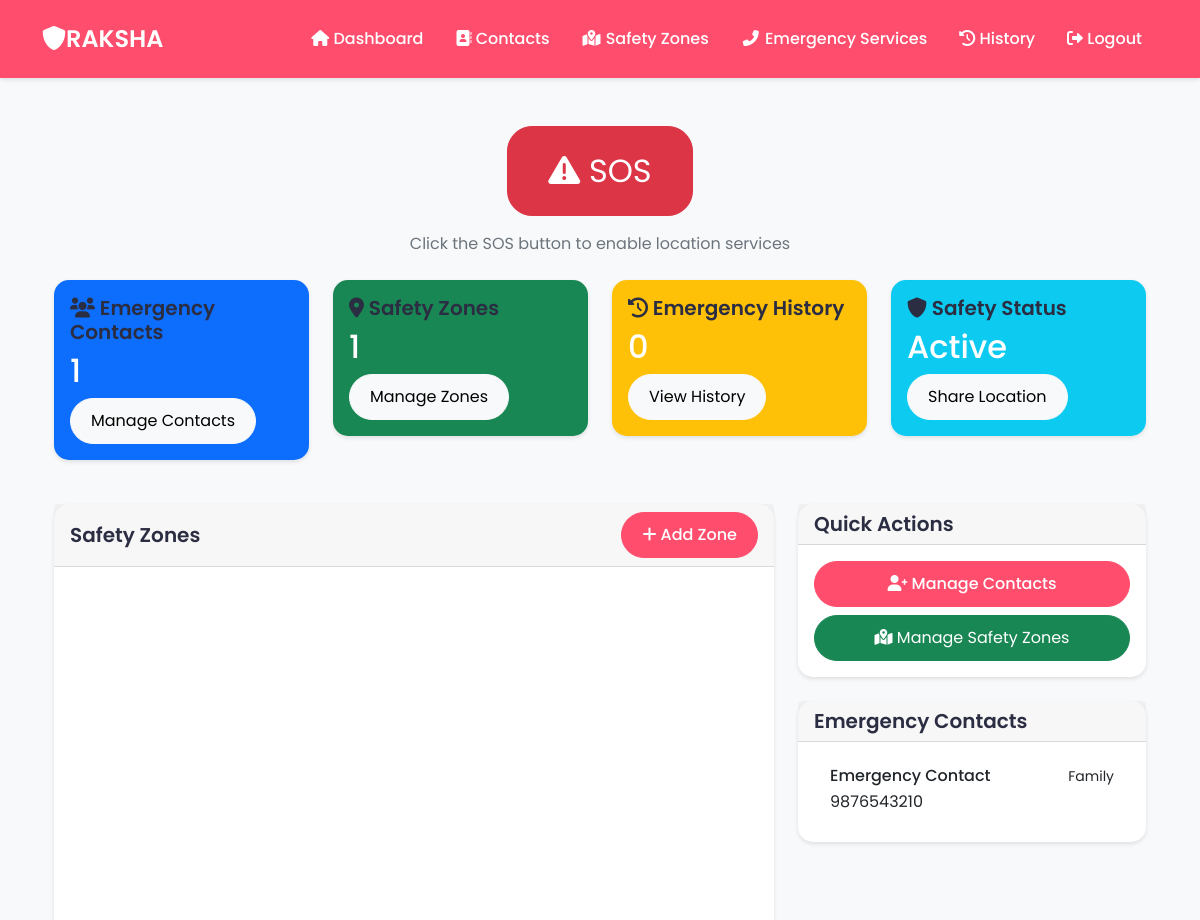
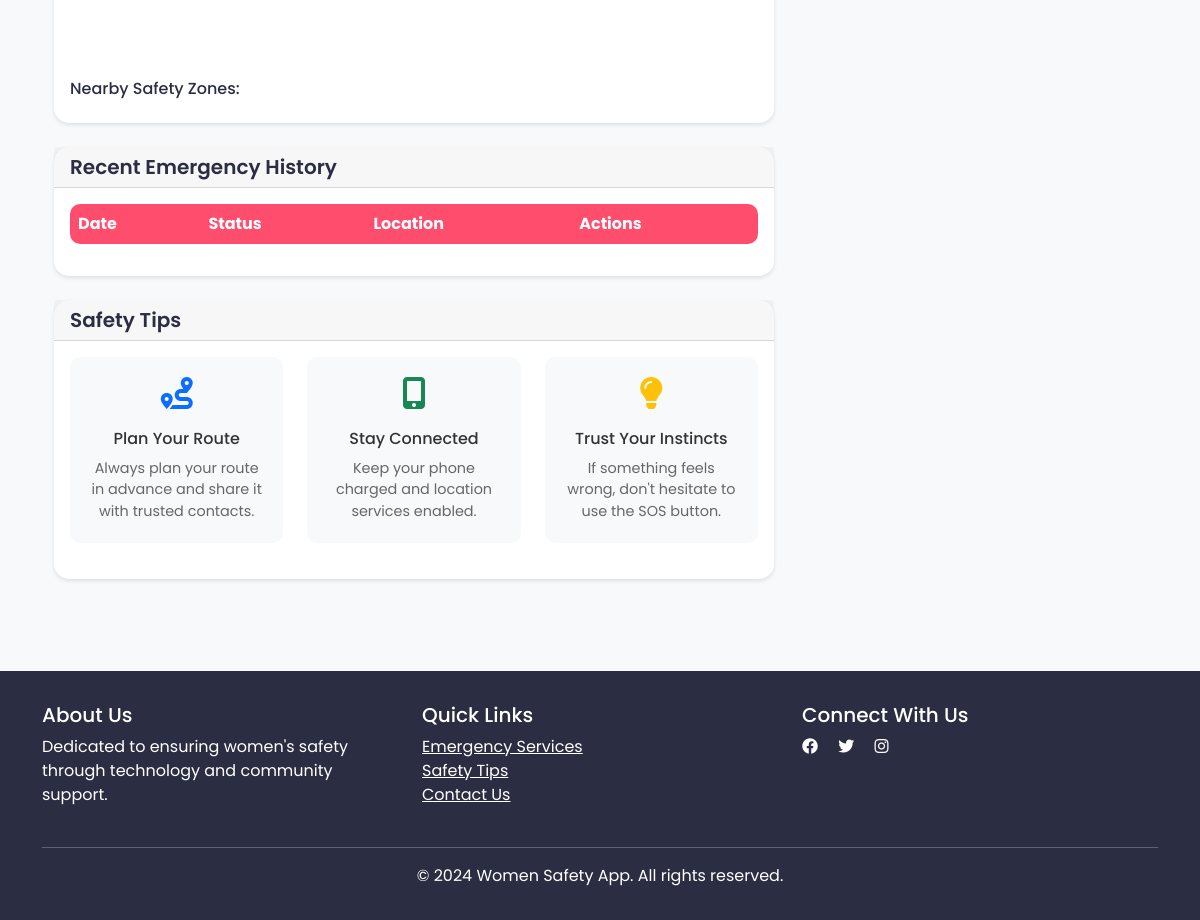
The page /dashboard (signed in) on the database its author committed (2 pictures, top to bottom).
### data.py (models this page shows)
class Contact(db.Model):
    id = db.Column(db.Integer, primary_key=True)
    name = db.Column(db.String(100), nullable=False)
    phone = db.Column(db.String(20), nullable=False)
    relationship = db.Column(db.String(50))
    user_id = db.Column(db.Integer, db.ForeignKey('user.id'), nullable=False)

### app.py (the view)
@app.route('/dashboard')
@login_required
def dashboard():
    contacts = Contact.query.filter_by(user_id=current_user.id).all()
    zones = SafetyZone.query.filter_by(user_id=current_user.id).all()
    return render_template('dashboard.html', contacts=contacts, zones=zones)

### app.py (called while the page is built)
@login_manager.user_loader
def load_user(user_id):
    return User.query.get(int(user_id))

### templates/dashboard.html (shortened to what this page needs)
{% extends "base.html" %}
{% block content %}
<div class="container-fluid py-4">
    <div class="row mb-4">
        <div class="col-12 text-center">
            <button id="sosButton" class="btn btn-danger btn-lg pulse-button" onclick="triggerSOS()" style="font-size: 2rem; padding: 20px 40px;">
                <i class="fas fa-exclamation-triangle"></i> SOS
            </button>
            <div id="locationStatus" class="mt-3 text-muted">Checking location services...</div>
        </div>
    </div>
    <div class="row mb-4">
        <div class="col-md-3">
            <div class="card bg-primary text-white">
                <div class="card-body">
                    <h5 class="card-title"><i class="fas fa-users"></i> Emergency Contacts</h5>
                    <h2 class="card-text">{{ contacts|length }}</h2>
                    <a href="{{ url_for('manage_contacts') }}" class="btn btn-light">Manage Contacts</a>
                </div>
            </div>
        </div>
        <div class="col-md-3">
            <div class="card bg-success text-white">
                <div class="card-body">
                    <h5 class="card-title"><i class="fas fa-map-marker-alt"></i> Safety Zones</h5>
                    <h2 class="card-text">{{ zones|length }}</h2>
                    <a href="{{ url_for('manage_safety_zones') }}" class="btn btn-light">Manage Zones</a>
                </div>
            </div>
        </div>
        <div class="col-md-3">
            <div class="card bg-warning text-white">
                <div class="card-body">
                    <h5 class="card-title"><i class="fas fa-history"></i> Emergency History</h5>
                    <h2 class="card-text">{{ current_user.emergency_history|length }}</h2>
                    <a href="{{ url_for('emergency_history') }}" class="btn btn-light">View History</a>
                </div>
            </div>
        </div>
        <div class="col-md-3">
            <div class="card bg-info text-white">
                <div class="card-body">
                    <h5 class="card-title"><i class="fas fa-shield-alt"></i> Safety Status</h5>
                    <h2 class="card-text" id="safetyStatus">Active</h2>
                    <button class="btn btn-light" onclick="shareLocation()">Share Location</button>
                </div>
            </div>
        </div>
    </div>
    <div class="row">
        <div class="col-md-8">
            <div class="card mb-4">
                <div class="card-header d-flex justify-content-between align-items-center">
                    <h5 class="card-title mb-0">Safety Zones</h5>
                    <button class="btn btn-primary" onclick="addSafetyZone()">
                        <i class="fas fa-plus"></i> Add Zone
                    </button>
                </div>
                <div class="card-body">
                    <div id="safetyZonesMap" style="height: 400px;"></div>
                    <div class="mt-3">
                        <h6>Nearby Safety Zones:</h6>
                    </div>
                </div>
            </div>
            <div class="card mb-4">
                <div class="card-header">
                    <h5 class="card-title mb-0">Recent Emergency History</h5>
                </div>
                <div class="card-body">
                    <div class="table-responsive">
                        <table class="table">
                            <thead>
                                <tr>
                                    <th>Date</th>
                                    <th>Status</th>
                                    <th>Location</th>
                                    <th>Actions</th>
                                </tr>
                            </thead>
                        </table>
                    </div>
                </div>
            </div>
            <div class="card">
                <div class="card-header">
                    <h5 class="card-title mb-0">Safety Tips</h5>
                </div>
                <div class="card-body">
                    <div class="row">
                        <div class="col-md-4">
                            <div class="safety-tip">
                                <i class="fas fa-route text-primary"></i>
                                <h6>Plan Your Route</h6>
                                <p>Always plan your route in advance and share it with trusted contacts.</p>
                            </div>
                        </div>
                        <div class="col-md-4">
                            <div class="safety-tip">
                                <i class="fas fa-mobile-alt text-success"></i>
                                <h6>Stay Connected</h6>
                                <p>Keep your phone charged and location services enabled.</p>
                            </div>
                        </div>
                        <div class="col-md-4">
                            <div class="safety-tip">
                                <i class="fas fa-lightbulb text-warning"></i>
                                <h6>Trust Your Instincts</h6>
                                <p>If something feels wrong, don't hesitate to use the SOS button.</p>
                            </div>
                        </div>
                    </div>
                </div>
            </div>
        </div>
        <div class="col-md-4">
            <div class="card mb-4">
                <div class="card-header">
                    <h5 class="card-title mb-0">Quick Actions</h5>
                </div>
                <div class="card-body">
                    <div class="d-grid gap-2">
                        <a href="{{ url_for('manage_contacts') }}" class="btn btn-primary">
                            <i class="fas fa-user-plus"></i> Manage Contacts
                        </a>
                        <a href="{{ url_for('manage_safety_zones') }}" class="btn btn-success">
                            <i class="fas fa-map-marked-alt"></i> Manage Safety Zones
                        </a>
                    </div>
                </div>
            </div>
            <div class="card mb-4">
                <div class="card-header">
                    <h5 class="card-title mb-0">Emergency Contacts</h5>
                </div>
                <div class="card-body">
                    <div class="list-group">
                        {% for contact in contacts %}
                        <div class="list-group-item">
                            <div class="d-flex w-100 justify-content-between">
                                <h6 class="mb-1">{{ contact.name }}</h6>
                                <small>{{ contact.relationship }}</small>
                            </div>
                            <p class="mb-1">{{ contact.phone }}</p>
                        </div>
                        {% endfor %}
                    </div>
                </div>
            </div>
        </div>
    </div>
</div>
{% endblock %}

### templates/base.html (style rules this page uses)
:root { --primary-color: #ff4d6d; --secondary-color: #ff8fa3; --accent-color: #ffccd5; --dark-color: #2b2d42; --light-color: #f8f9fa; }
body { font-family: 'Poppins', sans-serif; background-color: var(--light-color); color: var(--dark-color); }
.btn-primary { background-color: var(--primary-color); border-color: var(--primary-color); padding: 0.5rem 1.5rem; font-weight: 500; transition: all 0.3s ease; }
.card { border: none; border-radius: 15px; box-shadow: 0 4px 6px rgba(0,0,0,0.1); margin-bottom: 20px; transition: all 0.3s ease; }
.card-title { color: var(--dark-color); font-weight: 600; }
.table { border-radius: 10px; overflow: hidden; }
.table thead th { background-color: var(--primary-color); color: white; border: none; }

### templates/dashboard.html (style rules this page uses)
.pulse-button { animation: pulse 2s infinite; }
.safety-tip { text-align: center; padding: 20px; border-radius: 10px; background-color: #f8f9fa; margin-bottom: 20px; transition: transform 0.3s ease; }
.safety-tip i { font-size: 2rem; margin-bottom: 10px; }
.safety-tip h6 { margin: 10px 0; color: #333; }
.safety-tip p { font-size: 0.9rem; color: #666; margin: 0; }
.card { border: none; box-shadow: 0 2px 4px rgba(0,0,0,0.1); transition: transform 0.3s ease; }
.btn { border-radius: 25px; padding: 10px 20px; }
.list-group-item { border: none; border-bottom: 1px solid #eee; }
.list-group-item:last-child { border-bottom: none; }

### rows shown on the page
Contact: name "Emergency Contact", relationship "Family", phone "9876543210"

### other values the page prints
{{ contacts|length }} "1"
{{ zones|length }} "1"
{{ current_user.emergency_history|length }} "0"
